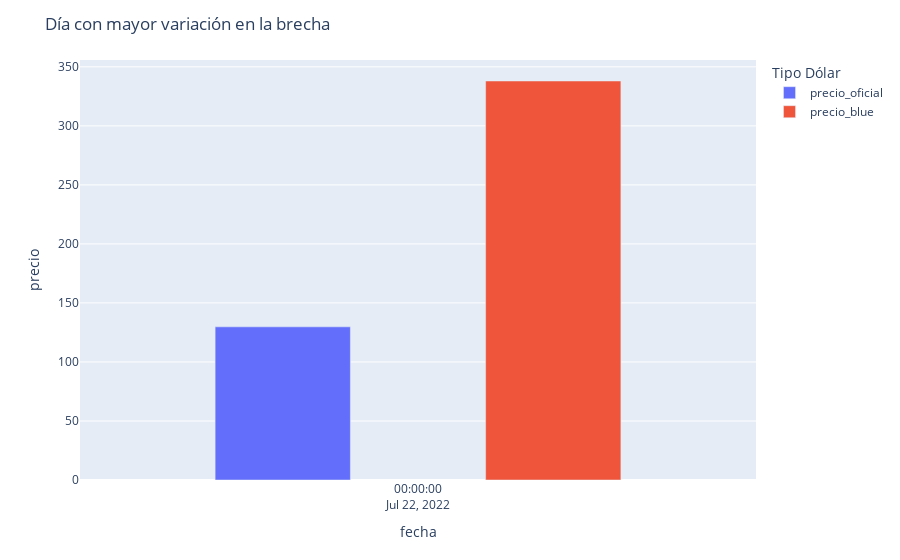

Notebook code cell kept with this figure:
### Code cell
fig=px.bar(precio_max,x='fecha',y=['precio_oficial','precio_blue'],barmode='group',
            labels={
                'precio_oficial':'oficial',
                'precio_blue':'blue'
            })
fig.update_traces(width=0.2)
fig.update_layout(title="Día con mayor variación en la brecha",
    yaxis_title="precio",
    legend_title="Tipo Dólar",)

fig.show()

### Figure 1 — Plotly figure (JSON) as saved in the notebook; plotly's stock layout.template omitted (floating-point values rounded to 4 significant figures)
{"data": [{"alignmentgroup": "True", "hovertemplate": "variable=precio_oficial<br>fecha=%{x}<br>value=%{y}<extra></extra>", "legendgroup": "precio_oficial", "marker": {"color": "#636efa", "pattern": {"shape": ""}}, "name": "precio_oficial", "offsetgroup": "precio_oficial", "orientation": "v", "showlegend": true, "textposition": "auto", "type": "bar", "width": 0.2, "x": ["2022-07-22"], "xaxis": "x", "y": [129.8], "yaxis": "y"}, {"alignmentgroup": "True", "hovertemplate": "variable=precio_blue<br>fecha=%{x}<br>value=%{y}<extra></extra>", "legendgroup": "precio_blue", "marker": {"color": "#EF553B", "pattern": {"shape": ""}}, "name": "precio_blue", "offsetgroup": "precio_blue", "orientation": "v", "showlegend": true, "textposition": "auto", "type": "bar", "width": 0.2, "x": ["2022-07-22"], "xaxis": "x", "y": [338], "yaxis": "y"}], "layout": {"barmode": "group", "legend": {"title": {"text": "Tipo Dólar"}, "tracegroupgap": 0}, "margin": {"t": 60}, "title": {"text": "Día con mayor variación en la brecha"}, "xaxis": {"anchor": "y", "domain": [0, 1], "title": {"text": "fecha"}}, "yaxis": {"anchor": "x", "domain": [0, 1], "title": {"text": "precio"}}}}
